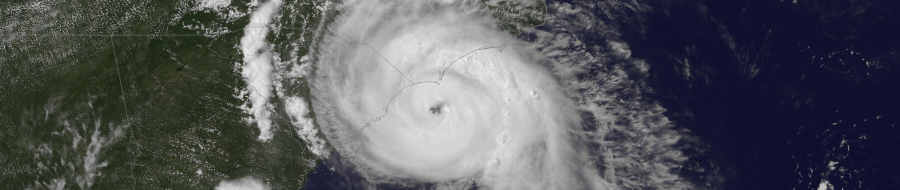
#> input picture climate time series data.jpg, 1800 x 379 px, found by its file name (shown at 1/2 size)
$ jupyter execute --allow-errors 'Daily climate time series data.ipynb'
#> lines starting #> are read from the running program, lines starting #| are printed output that depends on the picture
[cell 1]
import pandas as pd
import matplotlib.pyplot as plt
from statsmodels.tsa.arima.model import ARIMA
from sklearn.metrics import mean_squared_error
from statsmodels.graphics.tsaplots import plot_acf, plot_pacf
import warnings

file_path = r'C:\Users\reshm\Documents\Daily Climate time series data\DailyDelhiClimateTest.csv'

#> (the rest of this cell did not finish here and is left out)

#> (a cell that did not finish here is left out)

#> (a cell that did not finish here is left out)

#> (a cell that did not finish here is left out)

[cell 5]
# Load the CSV file
file_path = r'C:\Users\reshm\Documents\Daily Climate time series data\DailyDelhiClimateTest.csv'
#> (the rest of this cell did not finish here and is left out)

[cell 6]
# List of columns to plot
columns_to_plot = ['meantemp', 'humidity', 'wind_speed', 'meanpressure']

# Create subplots: 2 rows and 2 columns
fig, axes = plt.subplots(2, 2, figsize=(12, 10))  # Adjust the figure size as needed
axes = axes.flatten()  # Flatten the axes array to easily index

# Loop through the columns and plot the distribution for each
#> (the rest of this cell did not finish here and is left out)

[cell 7]
import numpy as np
import matplotlib.pyplot as plt
import seaborn as sns
from scipy.stats import norm

# Column to plot
column_to_plot = 'meantemp'  # Replace with the appropriate column name

# Compute the mean and standard deviation
#> (the rest of this cell did not finish here and is left out)

[cell 8]
file_path = r'C:\Users\reshm\Documents\Daily Climate time series data\DailyDelhiClimateTest.csv'
#> (the rest of this cell did not finish here and is left out)

#> (a cell that did not finish here is left out)

[cell 10]
import matplotlib.pyplot as plt
import matplotlib.image as mpimg

# Load the image (correct the path with raw string)
image_path = r'C:\Users\reshm\Documents\Daily Climate time series data\climate time series data.jpg'
img = mpimg.imread(image_path)
#> img is the input picture: shape (379, 1800, 3); mean R, G, B 84.9, 87, 90.8

# Display the image
plt.imshow(img)
plt.axis('off')  # Hide axes
plt.show()

[cell 11]
from PIL import Image

# Load the image
image_path = r'C:\Users\reshm\Documents\Daily Climate time series data\climate time series data.jpg'
img = Image.open(image_path)

# Resize the image
img_resized = img.resize((800, 600))  # Resize to 800x600
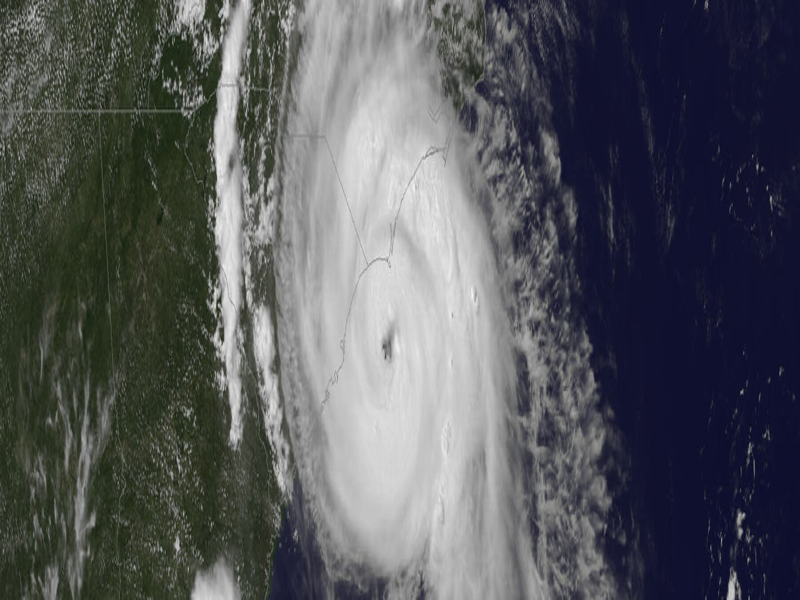
#> img_resized: PIL image 800x600 RGB; mean R, G, B 84.9, 87, 90.8
img_resized.show()

# Convert to grayscale
img_gray = img.convert('L')
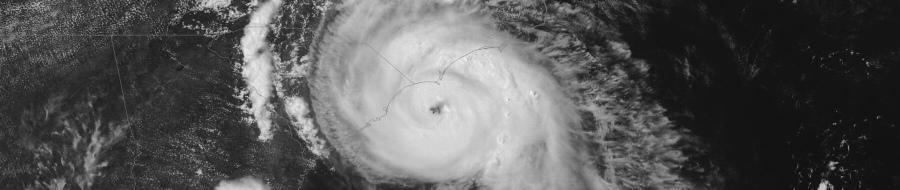
#> img_gray: PIL image 1800x379 L (shown at 1/2 size); min 2, max 248, mean 86.8
img_gray.show()
